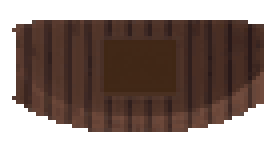
#> input picture web/assets/bld/boat.png, 70 x 38 px (shown 4 times larger)
$ python -i process_assets.py   (imports and definitions only)
#> lines starting #> are read from the running program, lines starting #| are printed output that depends on the picture; after the words box and inside, x2 and y2 are one past the last pixel; in counts of white or black regions, pixels touching at a corner belong together
#> further down, picture is the input picture: PIL image 70x38 RGBA; mean R, G, B, A 54.4, 36.9, 29.9, 154.2
"""Post-process Blender renders, fal prop sheets and era art into game-ready sprites."""
import json
import math
import os
import numpy as np
from PIL import Image, ImageFilter
from scipy import ndimage

BL = "../work/blender"
RAW = "../work/fal_raw"
WEB = "../web/assets"
TILE = 24
PROPS = {  # sheet: [(name, target height px) per quadrant] ; None = skip
    "prop_trees": [("maple", 52), ("persimmon", 52), ("cherry", 52), ("bamboo", 48)],
    "prop_village": [("jars", 30), ("lantern", 30), ("board", 34), ("logs", 26)],
    "prop_winter": [("snowpine", 54), None, ("pagoda", 58), ("baretree", 50)],
    "prop_modern": [("tram", 46), ("pole", 60), ("lamp", 50), ("rickshaw", 34)],
    "prop_camp": [("tent", 44), ("campfire", 30), ("crates", 30), ("tower", 66)],
}


def outline(img, color=(28, 22, 20, 255)):
    a = np.asarray(img)[..., 3] > 0
    grow = ndimage.binary_dilation(a, structure=[[0, 1, 0], [1, 1, 1], [0, 1, 0]]) & ~a
    out = np.asarray(img).copy()
    out[grow] = color
    return Image.fromarray(out)


def finish(img, colors=40, edge=True):
    """Hard alpha, limited palette, optional dark outline."""
#> called with colors = 40, edge = True
    arr = np.asarray(img.convert("RGBA")).copy()
    alpha = arr[..., 3] >= 128
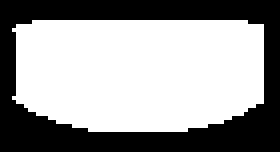
#> alpha: shape (38, 70) bool (shown 4 times larger); 60.5% white; 1 black region, box (x1, y1, x2, y2) and area: (0, 0, 70, 38) 1052
    rgb = Image.fromarray(arr[..., :3]).quantize(colors, method=Image.Quantize.MEDIANCUT,
                                                  dither=Image.Dither.NONE).convert("RGB")
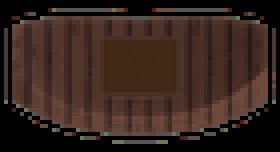
#> rgb: PIL image 70x38 RGB (shown 4 times larger); mean R, G, B 54.4, 37, 29.8
    out = np.dstack([np.asarray(rgb), np.where(alpha, 255, 0).astype(np.uint8)])
    im = Image.fromarray(out.astype(np.uint8))
    return outline(im) if edge else im
#> in outline, `grow = ndimage.binary_dilation(a, structure=[[0, 1, 0], [1, 1, 1], [0,..`:
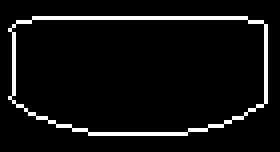
#> grow: shape (38, 70) bool (shown 4 times larger); 6.2% white in thin lines or dots, all inside (x1, y1, x2, y2) = (2, 4, 67, 34)
#> in outline, `out[grow] = color`:
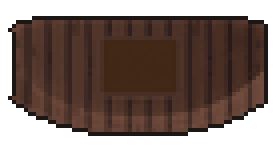
#> out: shape (38, 70, 4) (shown 4 times larger); mean R, G, B, A 51.2, 34.4, 27.6, 169.9; transparent parts drawn white


# [55 lines left out: functions buildings, props, era_art, not called in this run]


# [5 lines not run here, left out]

>>> from PIL import Image
>>> picture = Image.open('../web/assets/bld/boat.png')
>>> result = finish(picture)

$ run again, on web/assets/bld/geobukseon.png
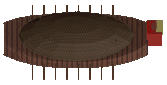
#> input picture web/assets/bld/geobukseon.png, 167 x 85 px
#> picture is the input picture: PIL image 167x85 RGBA; mean R, G, B, A 45.7, 32.2, 24.6, 139.3
#> in finish, `alpha = arr[..., 3] >= 128`:
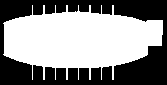
#> alpha: shape (85, 167) bool; 54.6% white; 1 black region, box (x1, y1, x2, y2) and area: (0, 0, 167, 85) 6440
#> grow: shape (85, 167) bool; 4.9% white in thin lines or dots, all inside (x1, y1, x2, y2) = (2, 4, 164, 81)
#> in outline, `out[grow] = color`:
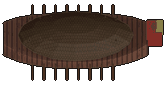
#> out: shape (85, 167, 4); mean R, G, B, A 43.7, 31.1, 23.9, 151.7; transparent parts drawn white

$ run again, on web/assets/bld/hanok.png
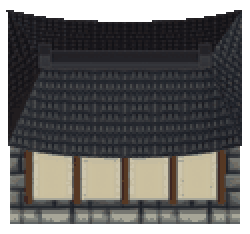
#> input picture web/assets/bld/hanok.png, 125 x 117 px (shown 2 times larger)
#> picture is the input picture: PIL image 125x117 RGBA; mean R, G, B, A 63.4, 62, 60.4, 208.8
#> in finish, `alpha = arr[..., 3] >= 128`:
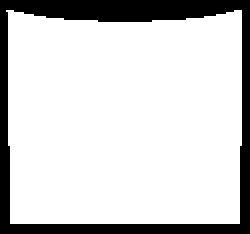
#> alpha: shape (117, 125) bool (shown 2 times larger); 81.9% white; 1 black region, box (x1, y1, x2, y2) and area: (0, 0, 125, 117) 2652
#> grow: shape (117, 125) bool; 3.1% white in thin lines or dots, all inside (x1, y1, x2, y2) = (2, 4, 122, 113)
#> in outline, `out[grow] = color`:
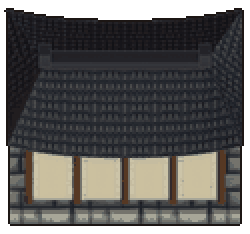
#> out: shape (117, 125, 4) (shown 2 times larger); mean R, G, B, A 62.1, 60.7, 59, 216.6; transparent parts drawn white

$ run again, on web/assets/bld/hanok_hall.png
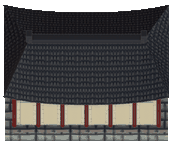
#> input picture web/assets/bld/hanok_hall.png, 173 x 146 px
#> picture is the input picture: PIL image 173x146 RGBA; mean R, G, B, A 61.1, 59.3, 59.1, 217.4
#> in finish, `alpha = arr[..., 3] >= 128`:
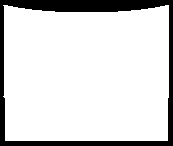
#> alpha: shape (146, 173) bool; 85.2% white; 1 black region, box (x1, y1, x2, y2) and area: (0, 0, 173, 146) 3727
#> grow: shape (146, 173) bool; 2.4% white in thin lines or dots
#> in outline, `out[grow] = color`:
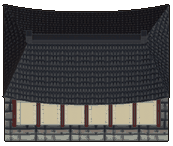
#> out: shape (146, 173, 4); mean R, G, B, A 59.3, 58.2, 58, 223.4; transparent parts drawn white
